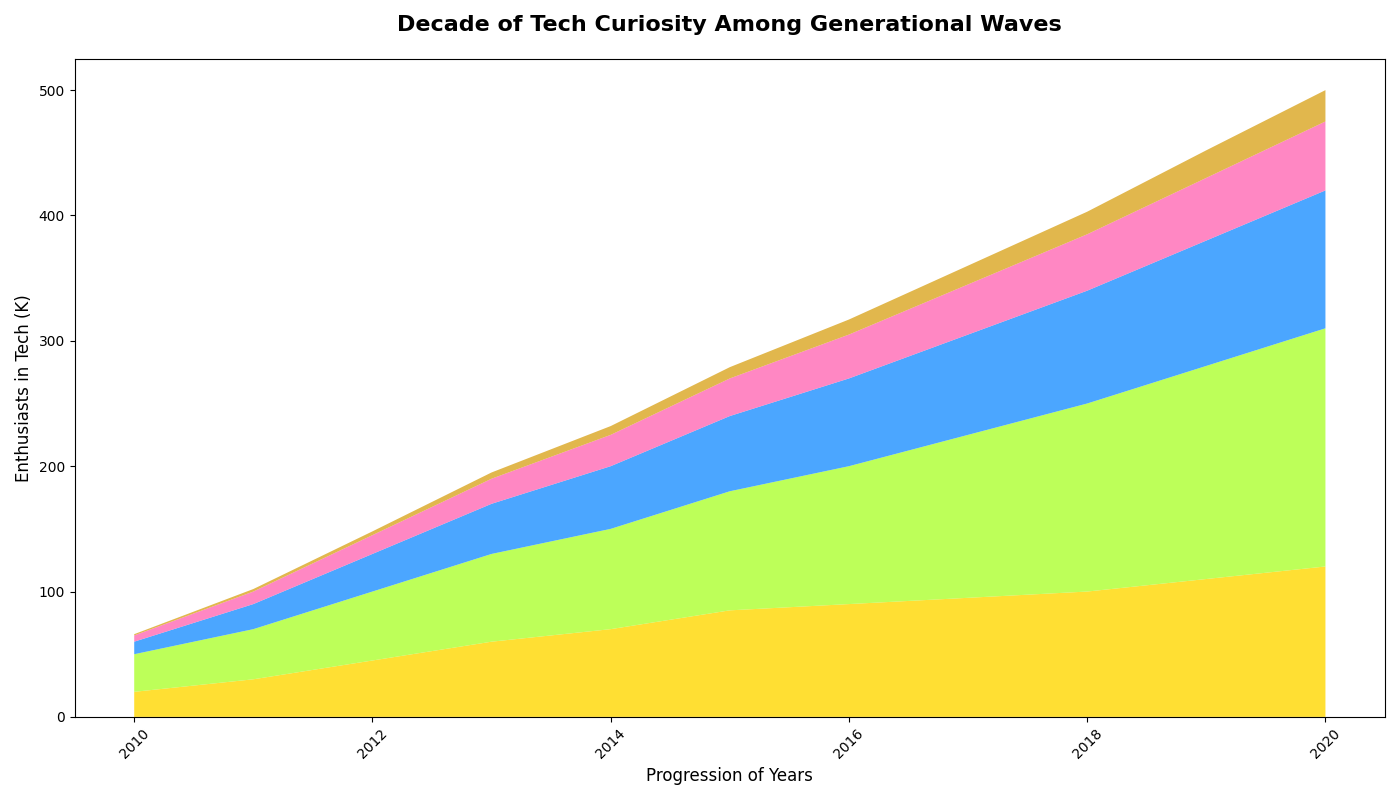

Recreate this plot in Python.
import matplotlib.pyplot as plt
import numpy as np

years = np.arange(2010, 2021)
age_18_24 = np.array([20, 30, 45, 60, 70, 85, 90, 95, 100, 110, 120])
age_25_34 = np.array([30, 40, 55, 70, 80, 95, 110, 130, 150, 170, 190])
age_35_44 = np.array([10, 20, 30, 40, 50, 60, 70, 80, 90, 100, 110])
age_45_54 = np.array([5, 10, 15, 20, 25, 30, 35, 40, 45, 50, 55])
age_55_plus = np.array([1, 2, 3, 5, 7, 9, 12, 15, 18, 22, 25])

fig, ax = plt.subplots(figsize=(14, 8))

ax.stackplot(years, age_18_24, age_25_34, age_35_44, age_45_54, age_55_plus,
             colors=['#FFD700', '#ADFF2F', '#1E90FF', '#FF69B4', '#DAA520'], alpha=0.8)

ax.set_title("Decade of Tech Curiosity Among Generational Waves", fontsize=16, fontweight='bold', pad=20)
ax.set_xlabel("Progression of Years", fontsize=12)
ax.set_ylabel("Enthusiasts in Tech (K)", fontsize=12)

plt.xticks(rotation=45)

plt.tight_layout()

plt.show()
